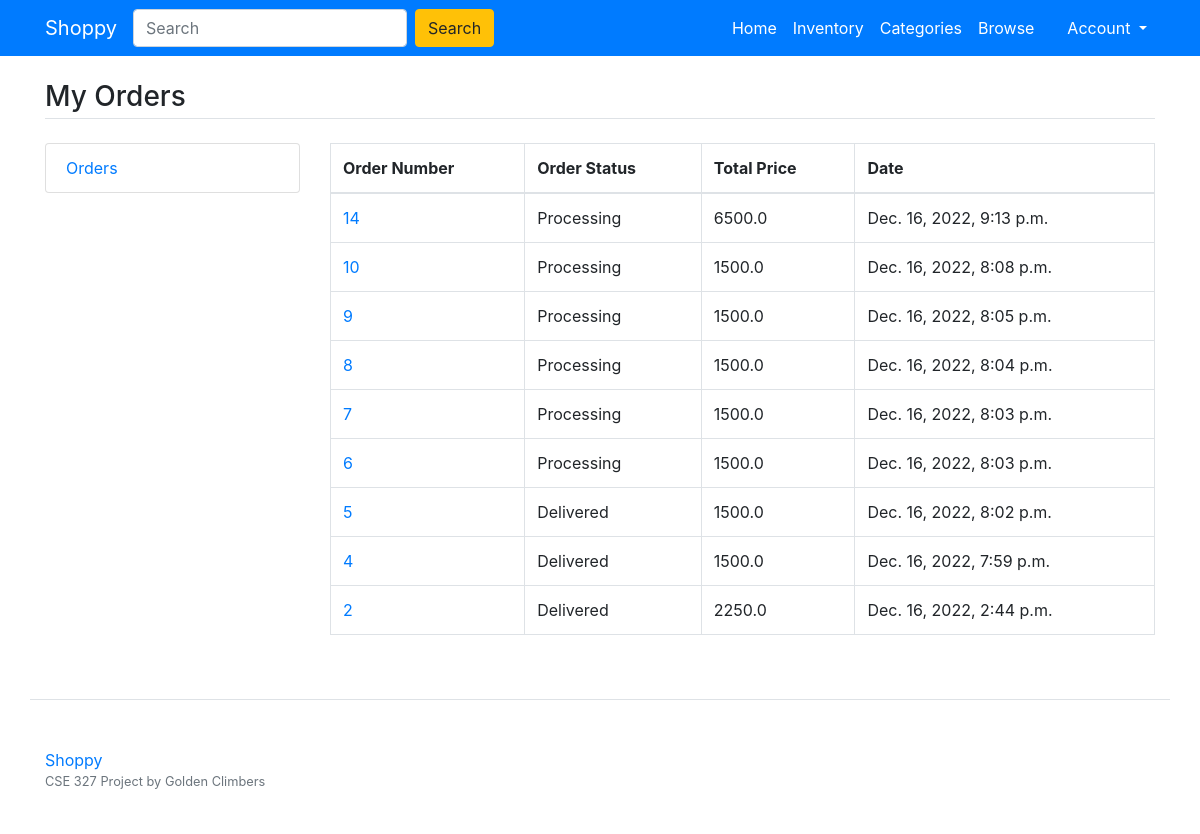
The app's page /orders (signed in) with its own data.
### main/models.py (models this page shows)
class Order(models.Model):
  user=models.ForeignKey(User, on_delete=models.CASCADE)
  totalAmount=models.FloatField()
  orderStatus=models.CharField(max_length=100,choices=status_choice, default='Processing')
  orderDate=models.DateTimeField(auto_now_add=True)
  class Meta:
    verbose_name_plural='Orders'

### main/views.py (the view)
# urls.py: path('orders', views.orders, name='orders'),
def orders(request):
  orders=Order.objects.filter(user=request.user).order_by('-id')
  return render(request, 'orders.html', {'orders':orders})

### main/templates/orders.html (shortened to what this page needs)
{% extends 'base.html' %}
{% load static %}
{% block content %}
<main class="container my-4">
	<h3 class="my-4 border-bottom pb-1">My Orders</h3>
	<div class="row">
		<div class="col-md-3">
			<div class="list-group">
				<a href="/orders" class="list-group-item">Orders</a>
			</div>
		</div>
		<div class="col-md-9">
      <div class="table-responsive">
        <table class="table-bordered table">
          <thead>
            <tr>
              <th>Order Number</th>
              <th>Order Status</th>
              <th>Total Price</th>
              <th>Date</th>
            </tr>
          </thead>
          <tbody>
            {% for order in orders %}
            <tr>
              <td><a href="/orderitems/{{order.id}}">{{order.id}}</a></td>
              <td>{{order.orderStatus}}</td>
              <td>{{order.totalAmount}}</td>
              <td>{{order.orderDate}}</td>
            </tr>
            {% endfor %}
          </tbody>
        </table>
      </div>
		</div>
	</div>
</main>
{% endblock %}

### records on screen
Order: id "14", orderStatus "Processing", totalAmount "6500.0", orderDate "Dec. 16, 2022, 9:13 p.m."
Order: id "10", orderStatus "Processing", totalAmount "1500.0", orderDate "Dec. 16, 2022, 8:08 p.m."
Order: id "9", orderStatus "Processing", totalAmount "1500.0", orderDate "Dec. 16, 2022, 8:05 p.m."
Order: id "8", orderStatus "Processing", totalAmount "1500.0", orderDate "Dec. 16, 2022, 8:04 p.m."
Order: id "7", orderStatus "Processing", totalAmount "1500.0", orderDate "Dec. 16, 2022, 8:03 p.m."
Order: id "6", orderStatus "Processing", totalAmount "1500.0", orderDate "Dec. 16, 2022, 8:03 p.m."
Order: id "5", orderStatus "Delivered", totalAmount "1500.0", orderDate "Dec. 16, 2022, 8:02 p.m."
Order: id "4", orderStatus "Delivered", totalAmount "1500.0", orderDate "Dec. 16, 2022, 7:59 p.m."
Order: id "2", orderStatus "Delivered", totalAmount "2250.0", orderDate "Dec. 16, 2022, 2:44 p.m."
